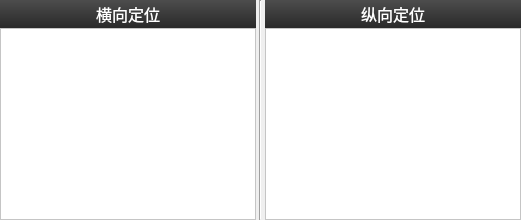
          <widget class="QWidget" name="widget_7" native="true">
           <layout class="QHBoxLayout" name="horizontalLayout_3" stretch="1,0,1">
            <property name="spacing">
             <number>3</number>
            </property>
            <property name="leftMargin">
             <number>0</number>
            </property>
            <property name="topMargin">
             <number>0</number>
            </property>
            <property name="rightMargin">
             <number>0</number>
            </property>
            <property name="bottomMargin">
             <number>0</number>
            </property>
            <item>
             <widget class="QWidget" name="widget_8" native="true">
              <layout class="QVBoxLayout" name="verticalLayout_5">
               <property name="spacing">
                <number>0</number>
               </property>
               <property name="leftMargin">
                <number>0</number>
               </property>
               <property name="topMargin">
                <number>0</number>
               </property>
               <property name="rightMargin">
                <number>0</number>
               </property>
               <property name="bottomMargin">
                <number>0</number>
               </property>
               <item>
                <widget class="QWidget" name="widget_19" native="true">
                 <property name="sizePolicy">
                  <sizepolicy hsizetype="Preferred" vsizetype="Preferred">
                   <horstretch>28</horstretch>
                   <verstretch>28</verstretch>
                  </sizepolicy>
                 </property>
                 <property name="minimumSize">
                  <size>
                   <width>0</width>
                   <height>28</height>
                  </size>
                 </property>
                 <property name="maximumSize">
                  <size>
                   <width>1000</width>
                   <height>28</height>
                  </size>
                 </property>
                 <property name="styleSheet">
                  <string notr="true">background: qlineargradient(spread:pad, x1:0, y1:0, x2:0, y2:1, stop:0#4D4D4D, stop:1 #292929);</string>
                 </property>
                 <layout class="QHBoxLayout" name="horizontalLayout_16">
                  <property name="spacing">
                   <number>0</number>
                  </property>
                  <property name="leftMargin">
                   <number>0</number>
                  </property>
                  <property name="topMargin">
                   <number>0</number>
                  </property>
                  <property name="rightMargin">
                   <number>0</number>
                  </property>
                  <property name="bottomMargin">
                   <number>0</number>
                  </property>
                  <item>
                   <widget class="QLabel" name="label_6">
                    <property name="minimumSize">
                     <size>
                      <width>0</width>
                      <height>28</height>
                     </size>
                    </property>
                    <property name="maximumSize">
                     <size>
                      <width>16777215</width>
                      <height>28</height>
                     </size>
                    </property>
                    <property name="font">
                     <font>
                      <family>微软雅黑</family>
                      <pointsize>12</pointsize>
                     </font>
                    </property>
                    <property name="styleSheet">
                     <string notr="true">
color: rgb(255, 255, 255);</string>
                    </property>
                    <property name="text">
                     <string>横向定位</string>
                    </property>
                    <property name="alignment">
                     <set>Qt::AlignCenter</set>
                    </property>
                   </widget>
                  </item>
                 </layout>
                </widget>
               </item>
               <item>
                <widget class="QTableView" name="tableViewH">
                 <property name="styleSheet">
                  <string notr="true">background-color: rgb(255, 255, 255);

font: 11pt &quot;微软雅黑&quot;;</string>
                 </property>
                </widget>
               </item>
              </layout>
             </widget>
            </item>
            <item>
             <widget class="Line" name="line">
              <property name="orientation">
               <enum>Qt::Vertical</enum>
              </property>
             </widget>
            </item>
            <item>
             <widget class="QWidget" name="widget_9" native="true">
              <layout class="QVBoxLayout" name="verticalLayout_6">
               <property name="spacing">
                <number>0</number>
               </property>
               <property name="leftMargin">
                <number>0</number>
               </property>
               <property name="topMargin">
                <number>0</number>
               </property>
               <property name="rightMargin">
                <number>0</number>
               </property>
               <property name="bottomMargin">
                <number>0</number>
               </property>
               <item>
                <widget class="QWidget" name="widget_20" native="true">
                 <property name="sizePolicy">
                  <sizepolicy hsizetype="Preferred" vsizetype="Preferred">
                   <horstretch>28</horstretch>
                   <verstretch>28</verstretch>
                  </sizepolicy>
                 </property>
                 <property name="minimumSize">
                  <size>
                   <width>0</width>
                   <height>28</height>
                  </size>
                 </property>
                 <property name="maximumSize">
                  <size>
                   <width>1000</width>
                   <height>28</height>
                  </size>
                 </property>
                 <property name="styleSheet">
                  <string notr="true">background: qlineargradient(spread:pad, x1:0, y1:0, x2:0, y2:1, stop:0#4D4D4D, stop:1 #292929);</string>
                 </property>
                 <layout class="QHBoxLayout" name="horizontalLayout_17">
                  <property name="spacing">
                   <number>0</number>
                  </property>
                  <property name="leftMargin">
                   <number>0</number>
                  </property>
                  <property name="topMargin">
                   <number>0</number>
                  </property>
                  <property name="rightMargin">
                   <number>0</number>
                  </property>
                  <property name="bottomMargin">
                   <number>0</number>
                  </property>
                  <item>
                   <widget class="QLabel" name="label_7">
                    <property name="minimumSize">
                     <size>
                      <width>0</width>
                      <height>28</height>
                     </size>
                    </property>
                    <property name="maximumSize">
                     <size>
                      <width>16777215</width>
                      <height>28</height>
                     </size>
                    </property>
                    <property name="font">
                     <font>
                      <family>微软雅黑</family>
                      <pointsize>12</pointsize>
                     </font>
                    </property>
                    <property name="styleSheet">
                     <string notr="true">
color: rgb(255, 255, 255);</string>
                    </property>
                    <property name="text">
                     <string>纵向定位</string>
                    </property>
                    <property name="alignment">
                     <set>Qt::AlignCenter</set>
                    </property>
                   </widget>
                  </item>
                 </layout>
                </widget>
               </item>
               <item>
                <widget class="QTableView" name="tableViewV">
                 <property name="styleSheet">
                  <string notr="true">background-color: rgb(255, 255, 255);
font: 11pt &quot;微软雅黑&quot;;</string>
                 </property>
                </widget>
               </item>
              </layout>
             </widget>
            </item>
           </layout>
          </widget>
